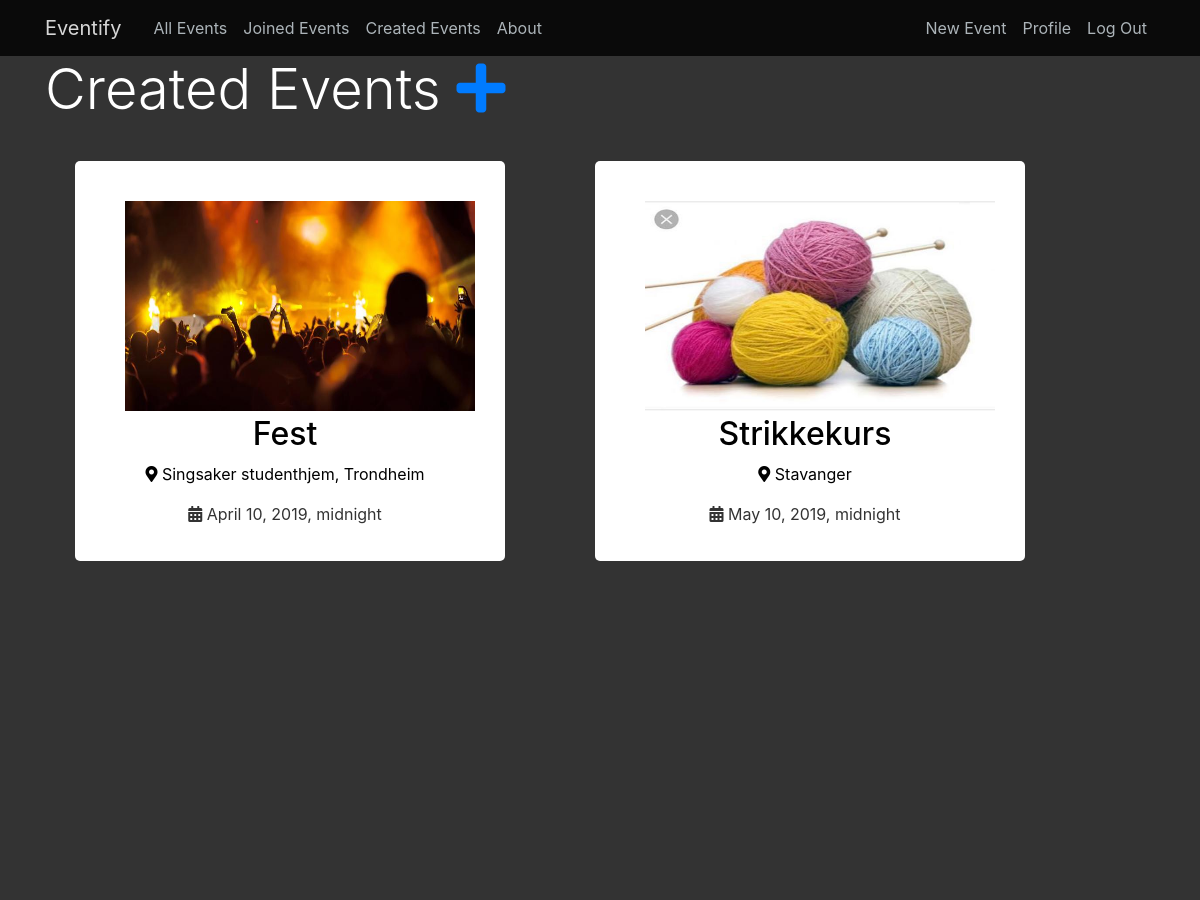
Before: /event/created/ (signed in, upper part) with the older database file.
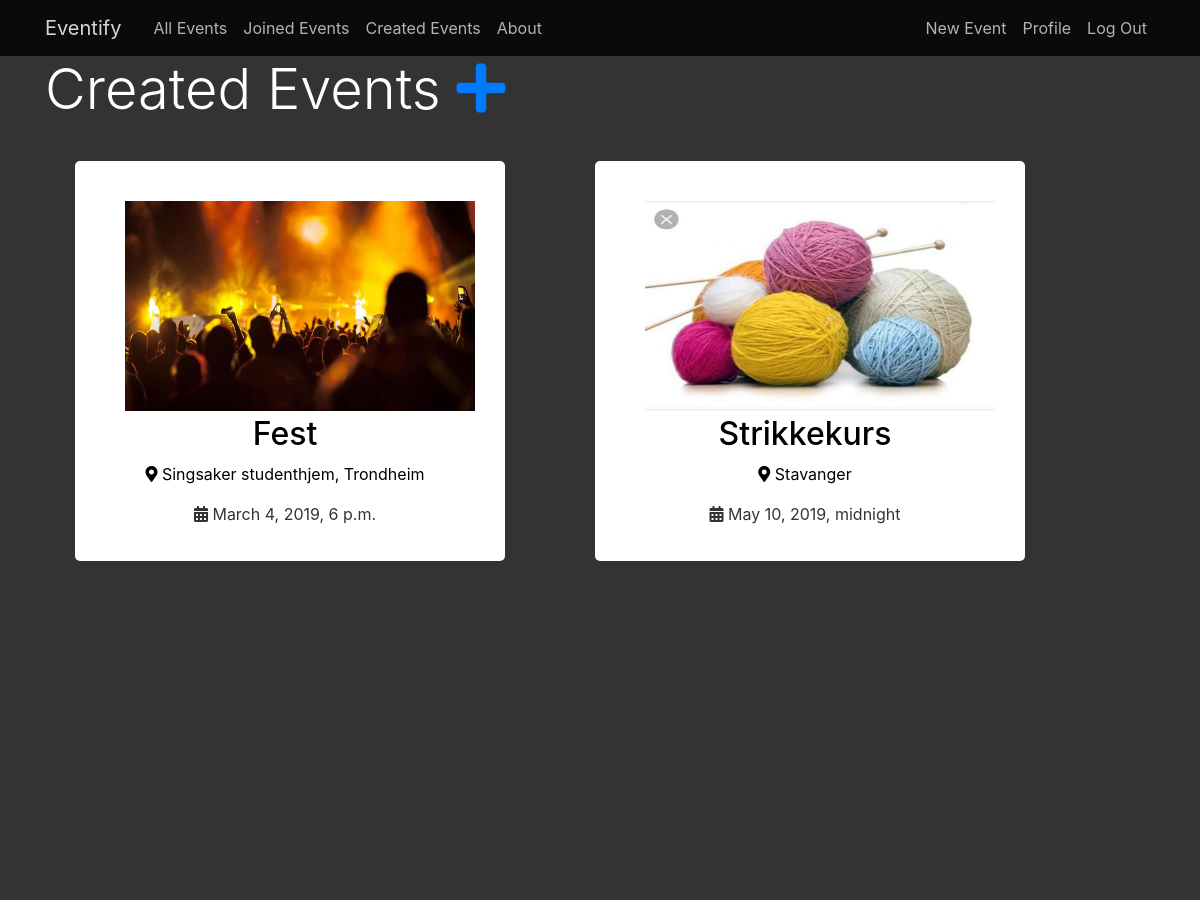
After: the same page with the newer database file.
### event/models.py (models this page shows, shortened)
class Post(models.Model):
    title = models.CharField(max_length=100)
    date_posted = models.DateTimeField(default=timezone.now)
    author = models.ForeignKey(User, on_delete=models.CASCADE, null=True)
    attendees = models.ManyToManyField(User, related_name='attendees')
    start_date = models.DateTimeField(null=True, blank=True)
    end_date = models.DateTimeField(null=True, blank=True)
    attendance_limit = models.IntegerField(null=True, default=10000, blank=True)
    location = models.CharField(max_length=100, null=True)
    content = models.TextField()
    image = models.ImageField(default="default_event.jpg", upload_to="event_images", blank=True)
    is_private = models.BooleanField(default=False)
    class Meta:
       ordering = ['start_date']

### event/views.py (the view)
# urls.py: path('event/created/', views.HtmlRender.created_events, name='created-by-user')
    def created_events(request):
        context = {
            'events': Post.objects.filter(author=request.user)
        }
        return render(request, 'event/created_events.html', context)

### event/templates/event/created_events.html
{% extends "event/base.html" %}
{% block content %}
<h1 class="display-4" style="color:white;">Created Events <a href="{% url 'event-create' %}"><i class="fa fa-plus"></i></a></h1>
                  {% if events %}
                            <div class="flex-container2">
                            {% for event in events %}
                                <div class="event-row">
                                 <article class="media content-section-allevents">
                                     <a href="{% url 'event-detail' event.id %}"><img width="390px" height="250px" src="{{ event.image.url }}" alt="" style="padding:20px"></a>
                                     <br>
                                 </article>
                                    <br>
                                    <h2><a class="article-title" href="{% url 'event-detail' event.id %}">{{ event.title }}</a></h2>
                                    <p class="article-content" style="color:black;"> <i class="fas fa-map-marker-alt"> </i> {{ event.location }}</p>
                                    <p> <i class="fas fa-calendar-alt"> </i> {{ event.start_date }}</p>
                                </div>
                            {% endfor %}
                            </div>
                {% endif %}
{% endblock %}

Changed rows visible on the page:
changed Post "Fest": start_date "April 10, 2019, midnight" → "March 4, 2019, 6 p.m."
